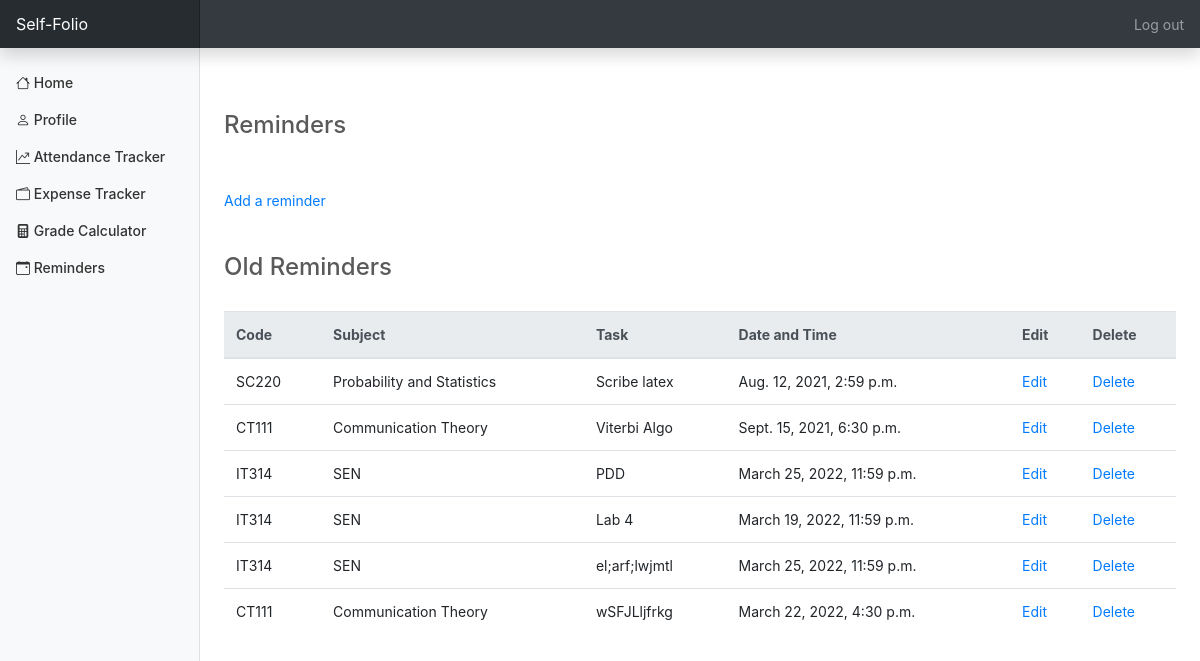
The page /reminders/ (signed in) on the database as committed earlier.
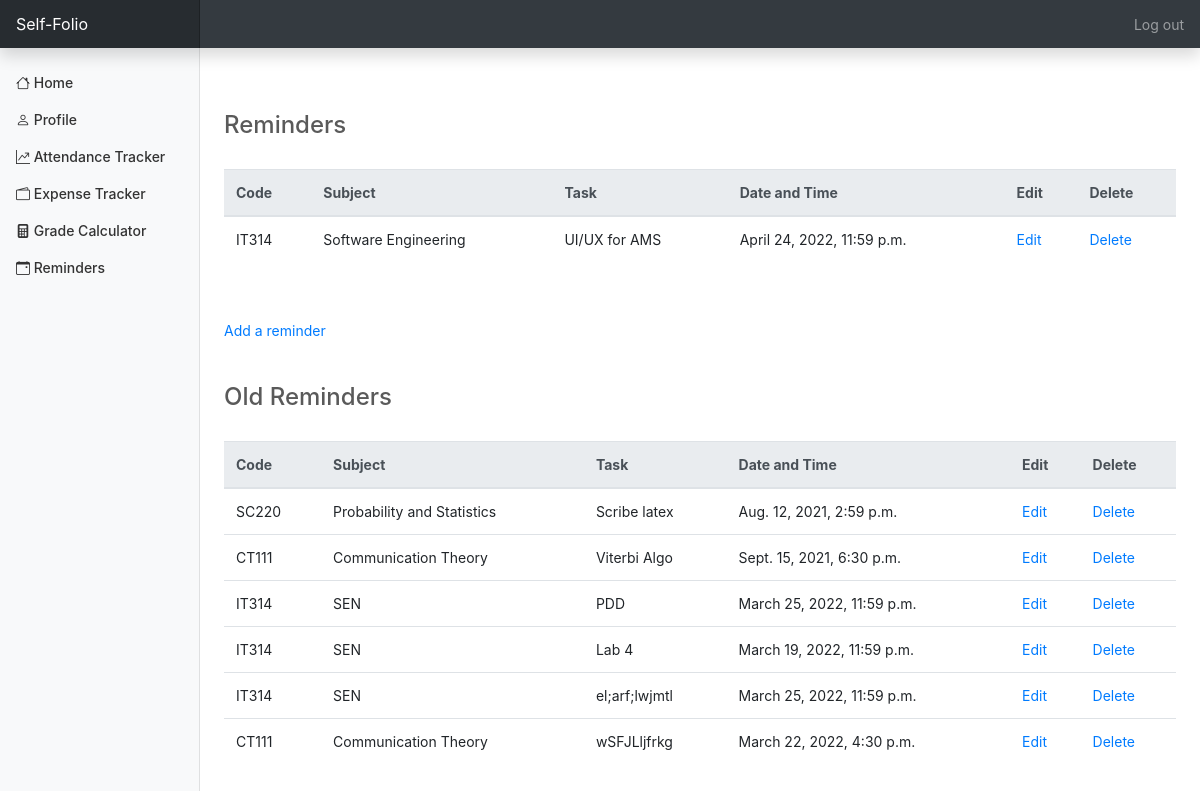
The same page on the database as committed later.
### SelF/models.py (models this page shows, shortened)
class Reminders(models.Model):
    subject = models.CharField(max_length=50, null=True)
    code = models.CharField(max_length=32, null=True)
    task = models.TextField(null=True)
    dateNtime = models.DateTimeField(null=True)
    userProfile = models.ForeignKey(User, null=True, on_delete=models.SET_NULL)

### SelF/views.py (the view)
# urls.py: path('reminders/', views.reminders, name='reminders'),
@login_required(login_url='login_page')
def reminders(request):
    if request.method == 'GET':
        user_id = request.user.id
        reminders = Reminders.objects.filter(userProfile=user_id)
        currReminders = reminders.filter(dateNtime__gte=datetime.datetime.now())
        oldReminders = reminders.filter(dateNtime__lt=datetime.datetime.now())
        return render(request, 'reminders.html', {
            'reminders': reminders,
            'currReminders': currReminders,
            'oldReminders': oldReminders,
        })

### SelF/templates/reminders.html
{% extends 'base.html' %}
{% block content %}
<br> <br> <br>
<h4>Reminders</h4>
{% if currReminders %}
<br>
<table class="table">
    <thead class="thead-light">
        <tr>
            <th>Code</th>
            <th>Subject</th>
            <th>Task</th>
            <th>Date and Time</th>
            <th>Edit</th>
            <th>Delete</th>
        </tr>
    </thead>
    <tbody>
        {% for entry in currReminders %}
            <tr>
                <td>{{ entry.code }}</td>
                <td>{{ entry.subject }}</td>
                <td>{{ entry.task }}</td>
                <td>{{ entry.dateNtime }}</td>
                <td><a href="editReminder/?id={{ entry.id }}">Edit</a></td>
                <td><a href="deleteReminder/?id={{ entry.id }}">Delete</a></td>
            </tr>
        {% endfor %}
    </tbody>
</table>
{% endif %}
<br> <br>
<a href="addReminder">Add a reminder</a>
<br> <br> <br>
<h4>Old Reminders</h4>
{% if oldReminders %}
<br>
<table class="table">
    <thead class="thead-light">
        <tr>
            <th>Code</th>
            <th>Subject</th>
            <th>Task</th>
            <th>Date and Time</th>
            <th>Edit</th>
            <th>Delete</th>
        </tr>
    </thead>
    <tbody>
        {% for entry in oldReminders %}
            <tr>
                <td>{{ entry.code }}</td>
                <td>{{ entry.subject }}</td>
                <td>{{ entry.task }}</td>
                <td>{{ entry.dateNtime }}</td>
                <td><a href="editReminder/?id={{ entry.id }}">Edit</a></td>
                <td><a href="deleteReminder/?id={{ entry.id }}">Delete</a></td>
            </tr>
        {% endfor %}
    </tbody>
</table>
{% endif %}
{% endblock %}

### SelF/templates/base.html (shortened to what this page needs)
{% load static %}
<!DOCTYPE html>
<html>
<head>
    <link rel="stylesheet" href="https://cdn.jsdelivr.net/npm/bootstrap@4.5.3/dist/css/bootstrap.min.css">
    <link rel="stylesheet" href="https://cdn.jsdelivr.net/npm/bootstrap-icons@1.5.0/font/bootstrap-icons.css">
    <link rel="stylesheet" href="https://stackpath.bootstrapcdn.com/bootstrap/4.2.1/css/bootstrap.min.css">
    <link href="https://stackpath.bootstrapcdn.com/font-awesome/4.7.0/css/font-awesome.min.css" rel="stylesheet">
    <link rel="stylesheet" href="https://cdnjs.cloudflare.com/ajax/libs/tempusdominus-bootstrap-4/5.1.2/css/tempusdominus-bootstrap-4.min.css" />
  <link rel="stylesheet" href="https://cdnjs.cloudflare.com/ajax/libs/jquery-datetimepicker/2.5.20/jquery.datetimepicker.min.css" />
    <link rel="stylesheet" type="text/css" href="{% static 'css/home.css' %}">
</head>
<body>
  <nav class="navbar navbar-dark sticky-top bg-dark flex-md-nowrap p-0 shadow">
    <a class="navbar-brand col-md-3 col-lg-2 mr-0 px-3" href="#">Self-Folio</a>
    <ul class="navbar-nav px-3">
      <li class="nav-item text-nowrap">
        <a class="nav-link" href="{% url 'logout_page' %}">Log out</a>
      </li>
    </ul>
  </nav>
  <div class="container-fluid">
    <div class="row">
      <nav id="sidebarMenu" class="col-md-3 col-lg-2 d-md-block bg-light sidebar collapse">
        <div class="sidebar-sticky pt-3">
          <ul class="nav flex-column">
            <li class="nav-item">
              <a class="nav-link" href="{% url 'home' %}">
                <i class="bi bi-house"></i>
                Home
              </a>
            </li>
            <li class="nav-item">
              <a class="nav-link" href="{% url 'profile' %}">
                <i class="bi bi-person"></i>
                Profile
              </a>
            </li>
            <li class="nav-item">
              <a class="nav-link" href="{% url 'attendance' %}">
                <i class="bi bi-graph-up"></i>
                Attendance Tracker
              </a>
            </li>
            <li class="nav-item">
              <a class="nav-link" href="{% url 'expense' %}">
                <i class="bi bi-wallet2"></i>
                Expense Tracker
              </a>
            </li>
            <li class="nav-item">
              <a class="nav-link" href="{% url 'grade' %}">
                <i class="bi bi-calculator-fill"></i>
                Grade Calculator
              </a>
            </li>
            <li class="nav-item">
              <a class="nav-link" href="{% url 'reminders' %}">
                <i class="bi bi-calendar-event"></i>
                Reminders
              </a>
            </li>
          </ul>
        </div>
      </nav>
      <main role="main" class="col-md-9 ml-sm-auto col-lg-10 px-md-4">
        {% block content %}
        {% endblock %}
      </main>
    </div>
  </div>
</body>
</html>

### SelF/static/css/home.css (style rules this page uses)
body { color: #5a5a5a; }

### SelF/templates/base.html (style rules this page uses)
body { font-size: .875rem; margin-bottom: 50px; }
.sidebar { position: fixed; top: 0; bottom: 0; left: 0; z-index: 100; padding: 48px 0 0; box-shadow: inset -1px 0 0 rgba(0, 0, 0, .1); }
.sidebar-sticky { position: relative; top: 0; height: calc(100vh - 48px); padding-top: .5rem; overflow-x: hidden; overflow-y: auto; }
.sidebar .nav-link { font-weight: 500; color: #333; }
.navbar-brand { padding-top: .75rem; padding-bottom: .75rem; font-size: 1rem; background-color: rgba(0, 0, 0, .25); box-shadow: inset -1px 0 0 rgba(0, 0, 0, .25); }

Rows that differ between the two databases and show on the page:
added Reminders: code "IT314", subject "Software Engineering", task "UI/UX for AMS", dateNtime "April 24, 2022, 11:59 p.m.", shown under "Reminders"
Other text that changed with them:
text now shown: "Code Subject Task Date and Time Edit Delete"
